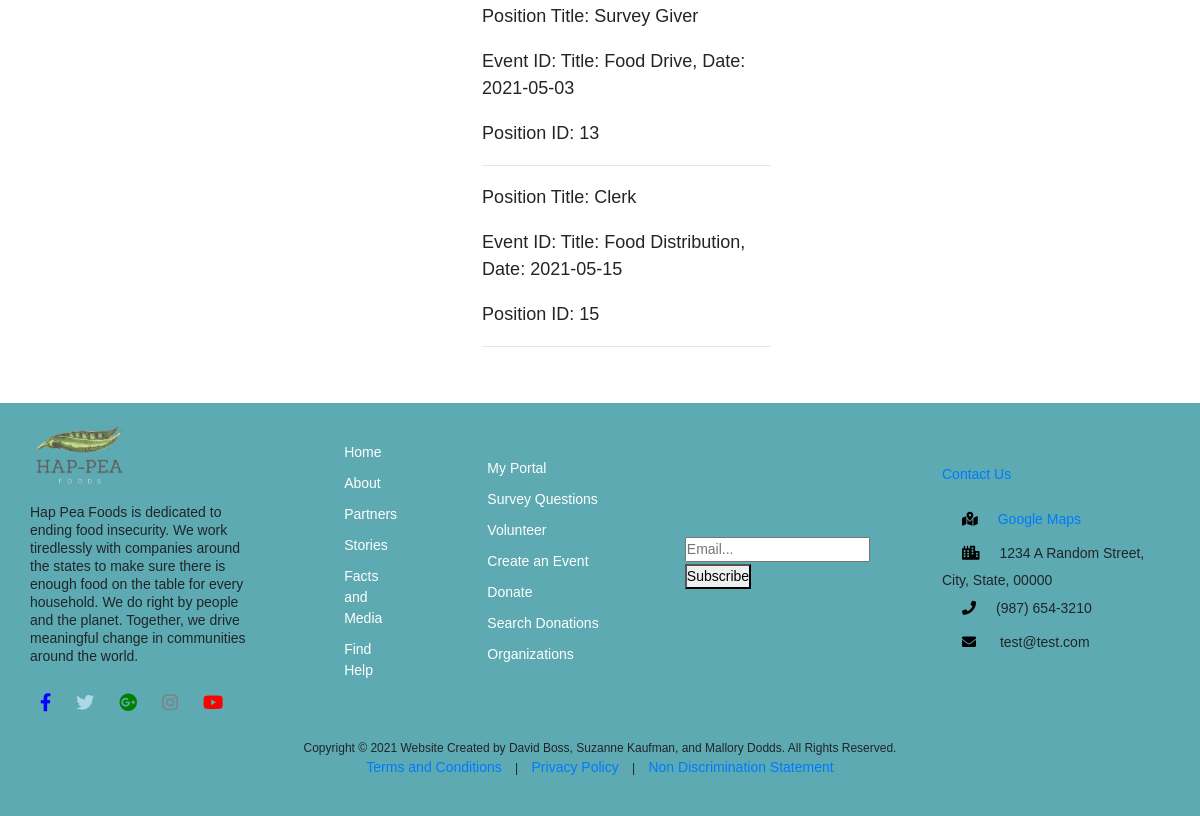
/events/event_positions/ (lower part), run on an earlier commit of the app's database.
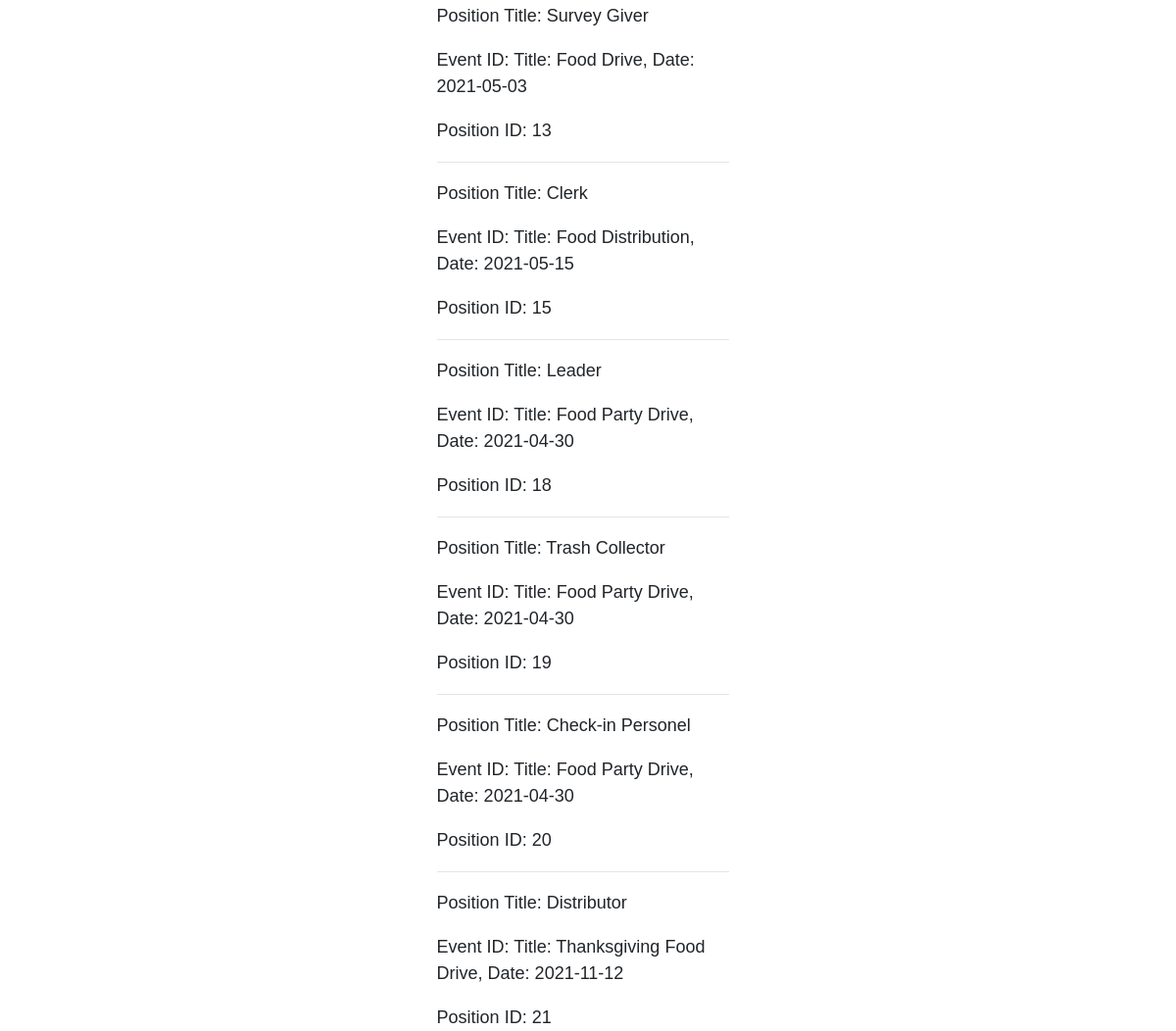
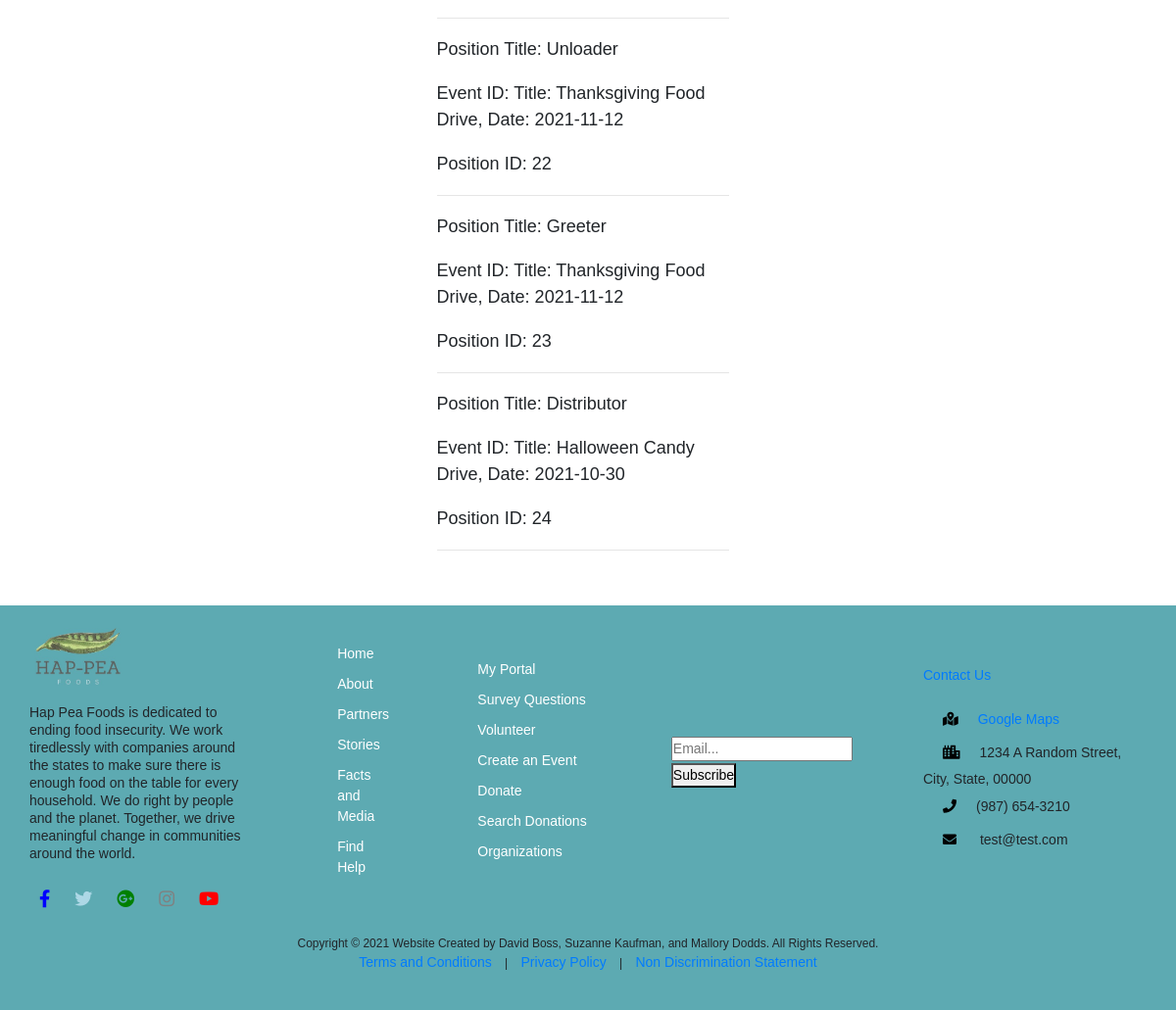
And on a later commit of the database (2 pictures, top to bottom).
### events/models.py (models this page shows)
class Position(models.Model):
    positionTitle = models.CharField(max_length=100,verbose_name='Title of Position')
    eventID = models.ForeignKey(Event, default=None, verbose_name='Event',on_delete=models.CASCADE)
    def __str__(self):
        return 'Position: {}, Event: {}'.format(self.positionTitle, self.eventID.eventTitle)

class Event(models.Model):
    eventTitle = models.CharField(max_length=25,verbose_name='Title of Event',)
    eventDate = models.DateField(verbose_name='Date of Event',)
    startTime = models.TimeField(verbose_name='Start Time (hh:mm)')
    endTime = models.TimeField(verbose_name='End Time (hh:mm)')
    address = models.CharField(max_length=25,)
    city = models.CharField(max_length=25,)
    state = models.CharField(max_length=25,)
    zip = models.CharField(max_length=5,)
    def __str__(self):
        return 'Title: {}, Date: {}'.format(self.eventTitle, self.eventDate)

### events/views.py (the view)
def event_positions(request):
    if request.method == 'POST':
        form = forms.ClaimPosition(request.POST) #Use if no images on form
        if form.is_valid():
            instance = form.save(commit=False)
            instance.userID = request.user
            instance.save()
            return redirect('home')
    else:
        inner_qs = ClaimedPosition.objects.all()
        available_positions_list = Position.objects.exclude(claimedposition__in=inner_qs)
        position_filter = PositionFilter(request.GET, queryset=available_positions_list)
        form = forms.ClaimPosition()
        form.positionID = position_filter
        return render(request, 'events/event_positions.html', {'filter': position_filter, 'form': form})

### events/forms.py (shortened to what this page needs)
class ClaimPosition(forms.ModelForm):
    inner_qs = ClaimedPosition.objects.all()
    available_positions_list = Position.objects.exclude(claimedposition__in=inner_qs)
    positionID = forms.ModelChoiceField(queryset=available_positions_list, label="Position")
    class Meta:
        model = models.ClaimedPosition
        fields = ['positionID']

### events/templates/events/event_positions.html (shortened to what this page needs)
{% extends 'base_layout.html' %}
{% block content %}
{% load static %}
  <div class="d-row">
    <div class="d-col">
    </div>
    <div class="d-col">
        {% for position in filter.qs %}
          <p><span>Position Title:</span> {{ position.positionTitle }}</p>
          <p><span>Event ID:</span> {{ position.eventID }}</p>
          <p><span>Position ID:</span> {{ position.id }}</p>
        <hr>
        {% endfor %}
    </div>
    <div class="d-col">
    </div>
  </div>
{% endblock %}

### templates/base_layout.html (shortened to what this page needs)
{% load static %}
<!DOCTYPE html>
<html lang="en" dir="ltr">
  <head>
    <link rel="stylesheet" href="https://maxcdn.bootstrapcdn.com/bootstrap/4.0.0/css/bootstrap.min.css">
    <link rel="stylesheet" href="{% static 'css/style.css' %}">
    <link rel="stylesheet" href="https://cdnjs.cloudflare.com/ajax/libs/font-awesome/5.15.2/css/all.min.css">
  </head>
  <body>
    <div class="wrapper_container">
      {% block content %}
      {% endblock %}
    </div>
    <footer>
      <div class="foot-container">
        <div class="foot-columns">
          <div class="about">
            <div class="statement">
              <img src="{% static 'logo2.jpg' %}" class="img-logo" alt="peas">
              <p> Hap Pea Foods is dedicated to ending food insecurity. We work tiredlessly with companies around the states to make sure there is enough food on the table for every household.  We do right by people and the planet. Together, we drive meaningful change in communities around the world.</p>
            </div>
            <div class="sm">
              <i class="fab fa-facebook-f" style="color: blue"></i>
              <i class="fab fa-twitter" style="color: lightblue"></i>
              <i class="fab fa-google-plus" style="color: green"></i>
              <i class="fab fa-instagram" style="color: grey"></i>
              <i class="fab fa-youtube" style="color: red"></i>
            </div>
          </div>
          <div class="foot-links">
            <ul>
              <li><a href="{% url 'home' %}">Home</a></li>
              <li><a href="{% url 'about' %}">About</a></li>
              <li><a href="{% url 'partners' %}">Partners</a></li>
              <li><a href="{% url 'stories:stories' %}">Stories</a></li>
              <li><a href="{% url 'facts' %}">Facts and Media</a></li>
              <li><a href="{% url 'find_help' %}">Find Help</a></li>
            </ul>
          </div>
          <div class="foot-links-2">
            <ul>
              <li><a href="{% url 'portal' %}">My Portal</a></li>
              <li><a href="{% url 'list' %}">Survey Questions</a></li>
              <li><a href="{% url 'volunteer' %}">Volunteer</a></li>
              <li><a href="{% url 'events:create_event' %}">Create an Event</a></li>
              <li><a href="{% url 'donations:donations' %}">Donate</a></li>
              <li><a href="{% url 'donations:search' %}">Search Donations</a></li>
              <li><a href="{% url 'organizations' %}">Organizations</a></li>
            </ul>
          </div>
          <div class="subscribe">
            <form action="/action_page.php">
              <input type="email" placeholder="Email..." name="email">
              <button type="submit">Subscribe</button>
            </form>
          </div>
          <div class="contact">
            <h2><a href="{% url 'contact' %}">Contact Us</a></h2>
            <ul>
              <li><i class="fa fa-map-marked-alt" style="color: black"></i><a href="https://maps.google.com">Google Maps</a></li>
              <li><i class="fa fa-city" style="color: black"></i>1234 A Random Street, City, State, 00000</li>
              <li><i class="fa fa-phone" style="color: black"></i>(987) 654-3210</li>
              <li><i class="fa fa-envelope" style="color: black"></i> test@test.com</li>
          </ul>
          </div>
        </div>
        <div class="foot-columns">
          <div class="copyright">
            <p>Copyright &copy; 2021 Website Created by David Boss, Suzanne Kaufman, and Mallory Dodds. All Rights Reserved.
              <br />
              <a href="{% url 'terms_cond' %}">Terms and Conditions</a> | <a href="{% url 'privacy' %}">Privacy Policy</a> | <a href="{% url 'non_disc_stmt' %}">Non Discrimination Statement</a></p>
          </div>
        </div>
      </div>
    </footer>
  </body>
</html>

### static/css/style.css (style rules this page uses)
* { margin: 0; padding:0; outline: none; font-family: Arial, Helvetica, sans-serif; font-size: 18px; }
.sm i { padding: 10px 10px; }
.wrapper_container { max-width: 90%; margin: 0 auto; }
footer { background: #5DAAB2; }
.foot-container { width: 95%; margin: 0 auto; }
.foot-columns { display: flex; margin: 1em 0; justify-content: space-between; align-items: center; }
.about { width: 20%; }
.statement img { height: 100px; }
.statement p { font-size: 14px; line-height: 1rem; }
.foot-links { width: 5%; }
.foot-links ul, .foot-links-2 ul { list-style-type: none; margin: 0; padding: 0; }
.foot-links li, .foot-links-2 li { padding: 5px 0; }
.foot-links a:link, .foot-links-2 a:link { color: #FFF; width: 10%; font-size: 14px; }
.subscribe { width: 15%; }
.subscribe input[type=email] { font-size: 14px; }
.subscribe button[type=submit] { font-size: 14px; }
.contact { width: 20%; }
.contact h2 { color: #FFF; padding-bottom: 10px; font-size: 16px; }
.contact ul { list-style-type: none; margin: 0; padding: 0; }
.contact a, li { font-size: 14px; }
.contact i { padding: 10px 20px; font-size: 14px; }
.copyright { text-align: center; width: 100%; padding-bottom: 20px; }
.copyright p { font-size: 12px; }
.copyright a { padding: 0 10px; font-size: 14px; }
.d-row { display: flex; justify-content: space-between; }
.d-col { padding: 20px; }
html, body { height: 100%; margin: 0; padding: 0; }

What changed in the data, as far as the page shows it:
added Position: positionTitle "Leader", eventID "Title: Food Party Drive, Date: 2021-04-30", id "18"
added Position: positionTitle "Trash Collector", eventID "Title: Food Party Drive, Date: 2021-04-30", id "19"
added Position: positionTitle "Check-in Personel", eventID "Title: Food Party Drive, Date: 2021-04-30", id "20"
added Position: positionTitle "Distributor", eventID "Title: Thanksgiving Food Drive, Date: 2021-11-12", id "21"
added Position: positionTitle "Unloader", eventID "Title: Thanksgiving Food Drive, Date: 2021-11-12", id "22"
added Position: positionTitle "Greeter", eventID "Title: Thanksgiving Food Drive, Date: 2021-11-12", id "23"
added Position: positionTitle "Distributor", eventID "Title: Halloween Candy Drive, Date: 2021-10-30", id "24"
